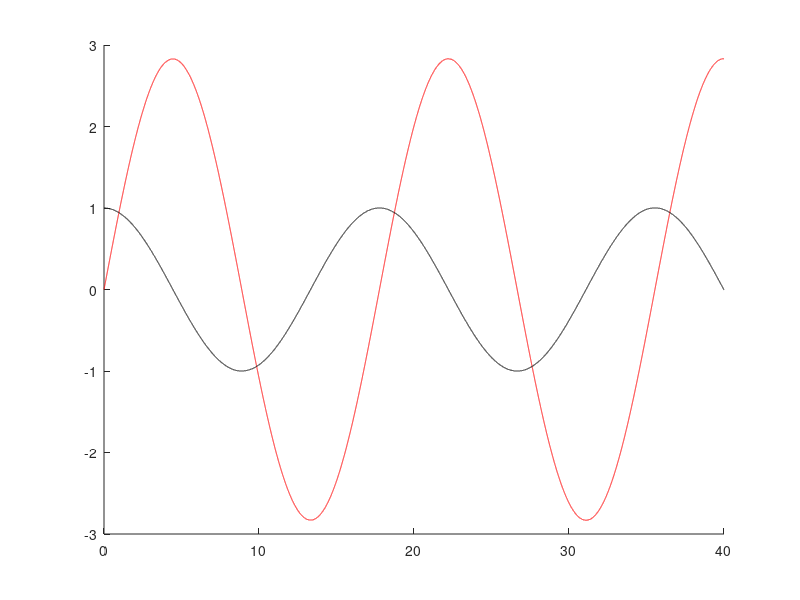

Source code (MATLAB): (Note: this script raises an error after producing the figure.)
clc
clear all
format long
%Time plot

timeplot=10;

%Newmark Method
%Initial Conditions
u0=0;
v0=1;
a0=0;

%Parameter
gamma=0.5;
beta=0.25;
w=0.5;
T=1/w;
%time
tf=20*T;
delta_t=0.001;


%Exact Solution
sol_ex=@(t) v0*sin(w*t)/w;

u_n1=[];
v_n1=[];
a_n1=[];

u_n1(1)=u0;
v_n1(1)=v0;
a_n1(1)=a0;

it=delta_t;
n=tf/delta_t;
vt = linspace(0,tf,n+1);

i=2; %index 

while it<=tf

    u_n1(i)=u_n1(i-1) + delta_t*v_n1(i-1)+0.5*delta_t^2*(1-2*beta)*a_n1(i-1);
    v_n1(i)=v_n1(i-1)+delta_t*(1-gamma)*a_n1(i-1);
    a_n1(i)=-w^2*u_n1(i)/(1+w^2*beta*delta_t^2);
    it=it+delta_t;
    i=i+1;

end



%Newmark Displacement Plot
figure(1)
hold on
plot(vt,u_n1, '-r');
plot(vt,v_n1, '-k');
tit='Solution Comparison beta='+string(beta)+' $\Delta t=$'+string(delta_t);
title(tit,'Interpreter','latex','FontSize',17);
xlabel('$t$','Interpreter','latex','FontSize',17);
ylabel('$u$','Interpreter','latex','FontSize',17);

%Exact Displacement Plot
n_ex=tf/0.001;
vt_ex = linspace(0,tf,n+1);
plot(vt_ex,sol_ex(vt_ex),'-b');
grid on
legend('Newmark','Velocity','Exact')
hold off







